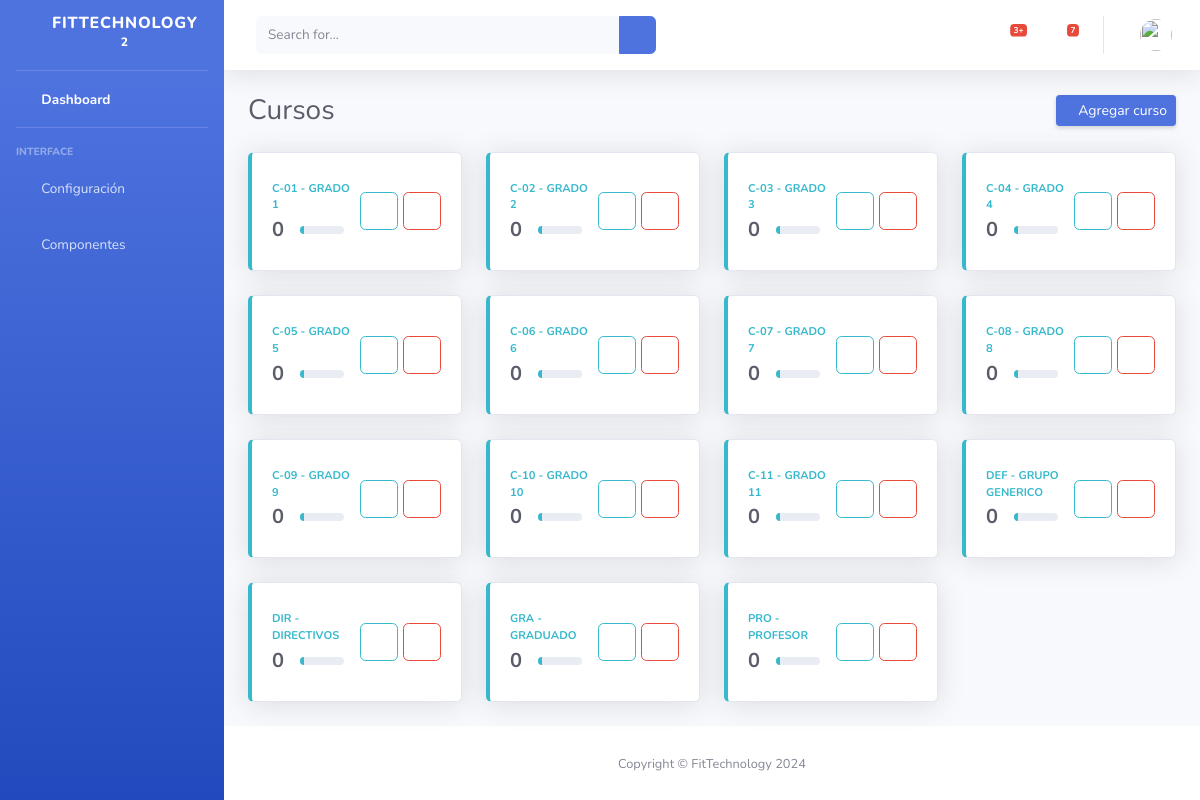
The page /gestion/grados-list (signed in) on the database its author committed.
### gestion/models.py (models this page shows, shortened)
class Clasificacion(models.Model):
    codigo = models.CharField('Código',
                              max_length=25,
                              validators=[RegexValidator(regex='^[A-Z0-9-]*$', message='Solo carácteres permitidos')])
    descripcion = models.CharField('Descripción', max_length=100)
    created = models.DateTimeField(auto_now_add=True, verbose_name="Fecha de creación")
    updated = models.DateTimeField(auto_now=True, verbose_name="Fecha de edición")
    objects = models.Manager()
    class Meta:
        ordering = ["descripcion"]

### gestion/views.py (the view)
# urls.py: path('grados-list', ListClasificacion.as_view(), name='grados-list'),
class ListClasificacion(ListView):
    model = Clasificacion
    paginate_by = 16
    queryset = Clasificacion.objects.all().order_by('codigo')
    @method_decorator(login_required(login_url=LOGOUT_REDIRECT_URL))
    def dispatch(self, request, *args, **kwargs):
        if not request.user.has_perm('gestion.view_clasificacion'):
            return redirect(LOGIN_REDIRECT_URL)
        return super(ListClasificacion, self).dispatch(request, *args, **kwargs)

### gestion/templates/gestion/clasificacion_list.html
{% extends "gestion/base.html" %}
{% load static from static %}
{% block content %}
<div class="container-fluid">
    <div class="d-sm-flex align-items-center justify-content-between mb-4">
        <h1 class="h3 mb-0 text-gray-800">Cursos</h1>
        <a href="{% url 'grados-add' %}" class="d-none d-sm-inline-block btn btn-sm btn-primary shadow-sm"><i
                class="fas fa-plus fa-sm text-white-50"></i> Agregar curso </a>
    </div>
    <div class="row">
        {% for cursos in object_list %}
            <div class="col-xl-3 col-md-6 mb-4">
                <div class="card border-left-info shadow h-100 py-2">
                    <div class="card-body">
                        <div class="row no-gutters align-items-center">
                            <div class="col mr-2">
                                <div class="text-xs font-weight-bold text-info text-uppercase mb-1">
                                    <a href="{% url 'cursopersona-list' cursos.id %}" class="text-info">
                                        {{cursos.codigo}} - {{cursos.descripcion}}
                                    </a>
                                </div>
                                <div class="row no-gutters align-items-center">
                                    <div class="col-auto">
                                        <div class="h5 mb-0 mr-3 font-weight-bold text-gray-800">0</div>
                                    </div>
                                    <div class="col">
                                        <div class="progress progress-sm mr-2">
                                            <div class="progress-bar bg-info" role="progressbar"
                                                style="width: 10%" aria-valuenow="10" aria-valuemin="0"
                                                aria-valuemax="100"></div>
                                        </div>
                                    </div>
                                </div>
                            </div>
                            <div class="col-auto">
                                <a href="{% url 'grados-edit' cursos.id %}" class="btn btn-outline-info"><i class="fas fa-pencil-alt"></i></a>
                                <a href="{% url 'grados-del' cursos.id %}" class="btn btn-outline-danger"><i class="fas fa-trash"></i></a>
                            </div>
                        </div>
                    </div>
                </div>
            </div>
        {% empty %}
            <li>No articles yet.</li>
        {% endfor %}
    </div>
</div>
{% endblock %}

### rows shown on the page
Clasificacion: codigo "C-01", descripcion "GRADO 1"
Clasificacion: codigo "C-02", descripcion "GRADO 2"
Clasificacion: codigo "C-03", descripcion "GRADO 3"
Clasificacion: codigo "C-04", descripcion "GRADO 4"
Clasificacion: codigo "C-05", descripcion "GRADO 5"
Clasificacion: codigo "C-06", descripcion "GRADO 6"
Clasificacion: codigo "C-07", descripcion "GRADO 7"
Clasificacion: codigo "C-08", descripcion "GRADO 8"
Clasificacion: codigo "C-09", descripcion "GRADO 9"
Clasificacion: codigo "C-10", descripcion "GRADO 10"
Clasificacion: codigo "C-11", descripcion "GRADO 11"
Clasificacion: codigo "DEF", descripcion "GRUPO GENERICO"
Clasificacion: codigo "DIR", descripcion "DIRECTIVOS"
Clasificacion: codigo "GRA", descripcion "GRADUADO"
Clasificacion: codigo "PRO", descripcion "PROFESOR"
